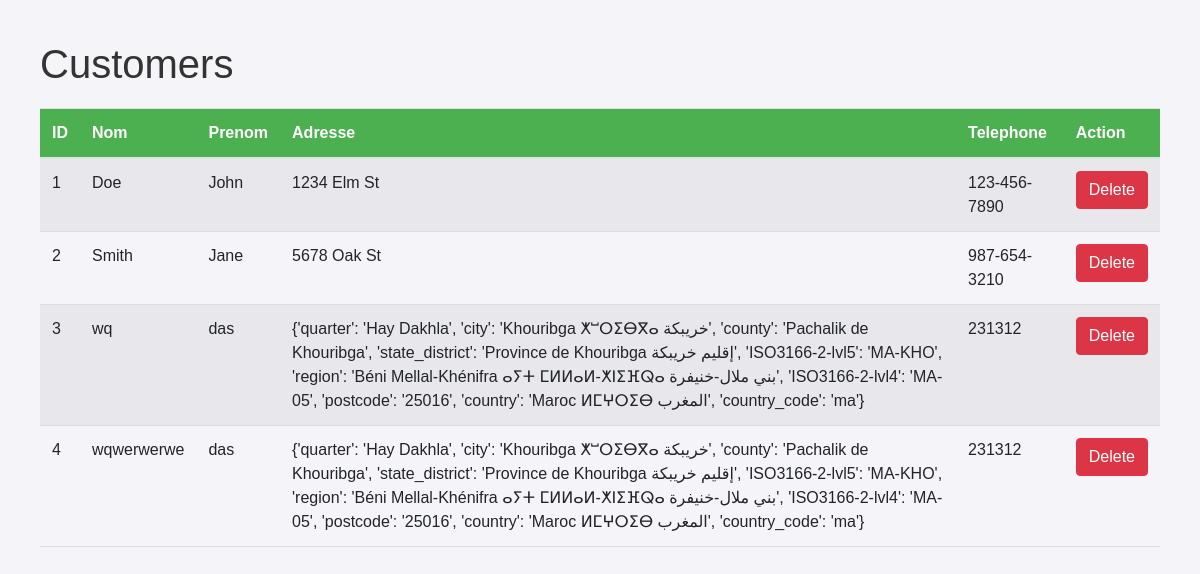
Page /customers on the committed database.
### app/models/customer.py (models this page shows)
class Customer(db.Model):
    __tablename__ = 'customers'
    id = db.Column(db.Integer, primary_key=True)
    nom = db.Column(db.String)
    prenom = db.Column(db.String)
    adresse = db.Column(db.String)
    latitude = db.Column(db.Float)
    longitude = db.Column(db.Float)
    telephone = db.Column(db.String)
    panier = db.relationship('Panier', back_populates='customer', uselist=False)
    orders = db.relationship('Order', back_populates='customer', overlaps="orders")

### app/routes/customer.py (the view)
@customer_bp.route('/customers', methods=['GET'])
def list_customers():
    customers = Customer.query.all()
    return render_template('customers/list_customers.html', customers=customers)

### app/templates/customers/list_customers.html (shortened to what this page needs)
{% extends 'base.html' %}
{% block content %}
<h1>Customers</h1>
<table class="table table-striped">
    <thead>
        <tr>
            <th>ID</th>
            <th>Nom</th>
            <th>Prenom</th>
            <th>Adresse</th>
            <th>Telephone</th>
            <th>Action</th>
        </tr>
    </thead>
    <tbody>
        {% for customer in customers %}
        <tr>
            <td>{{ customer.id }}</td>
            <td>{{ customer.nom }}</td>
            <td>{{ customer.prenom }}</td>
            <td>{{ customer.adresse }}</td>
            <td>{{ customer.telephone }}</td>
            <td>
                <form action="{{ url_for('customer.delete_customer', id=customer.id) }}" method="POST" style="display:inline;">
                    <button type="submit" class="btn btn-danger">Delete</button>
                </form>
            </td>
        </tr>
        {% endfor %}
    </tbody>
</table>
{% endblock %}

### app/templates/base.html (style rules this page uses)
body { font-family: Arial, sans-serif; margin: 40px; background-color: #f4f4f9; }
h1 { color: #333; }
table { width: 100%; margin-top: 20px; }
th, td { padding: 8px; text-align: left; border-bottom: 1px solid #ddd; }
th { background-color: #4CAF50; color: white; }

### rows in the picture
Customer: id "1", nom "Doe", prenom "John", adresse "1234 Elm St", telephone "123-456-7890"
Customer: id "2", nom "Smith", prenom "Jane", adresse "5678 Oak St", telephone "987-654-3210"
Customer: id "3", nom "wq", prenom "das", adresse "{'quarter': 'Hay Dakhla', 'city': 'Khouribga ⵅⵯⵔⵉⴱⴳⴰ خريبكة', 'county': 'Pachalik de Khouribga', 'state_district': 'Province de Khouribga إقليم خريبكة', 'ISO3166-2-lvl5': 'MA-KHO', 'region': 'Béni Mellal-Khénifra ⴰⵢⵜ ⵎⵍⵍⴰⵍ-ⵅⵏⵉⴼⵕⴰ بني ملال-خنيفرة', 'ISO3166-2-lvl4': 'MA-05', 'postcode': '25016', 'country': 'Maroc ⵍⵎⵖⵔⵉⴱ المغرب', 'country_code': 'ma'}", telephone "231312"
Customer: id "4", nom "wqwerwerwe", prenom "das", adresse "{'quarter': 'Hay Dakhla', 'city': 'Khouribga ⵅⵯⵔⵉⴱⴳⴰ خريبكة', 'county': 'Pachalik de Khouribga', 'state_district': 'Province de Khouribga إقليم خريبكة', 'ISO3166-2-lvl5': 'MA-KHO', 'region': 'Béni Mellal-Khénifra ⴰⵢⵜ ⵎⵍⵍⴰⵍ-ⵅⵏⵉⴼⵕⴰ بني ملال-خنيفرة', 'ISO3166-2-lvl4': 'MA-05', 'postcode': '25016', 'country': 'Maroc ⵍⵎⵖⵔⵉⴱ المغرب', 'country_code': 'ma'}", telephone "231312"
